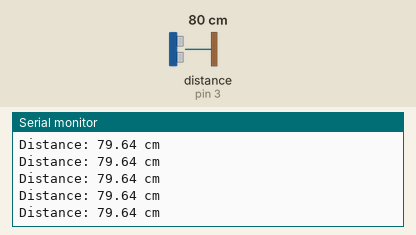
This sketch was run on a simulated Arduino Uno, built with avr-gcc and run on an emulated ATmega328P. Parts: the last lines printed to the serial monitor. Wiring (inferred from the names in the program): ultrasonic range finder: trigger pin 2; echo pin 3. Inputs (shaded band) come from the test bench; at power-on: distance to the obstacle (sensor on pin 3) 80 cm. The echo pulse lasts 58.3 µs per cm.

Above: at 1.2 s.
1.3 s: distance to the obstacle (sensor on pin 3) set to 120 cm
At 2.1 s:
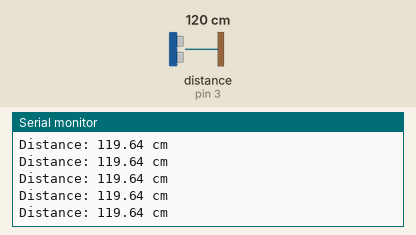
4.3 s: distance to the obstacle (sensor on pin 3) set to 2 cm
At 5.0 s:
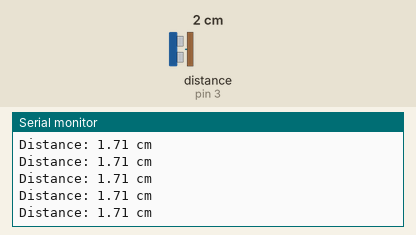
7.3 s: distance to the obstacle (sensor on pin 3) set to 18 cm
At 8.3 s:
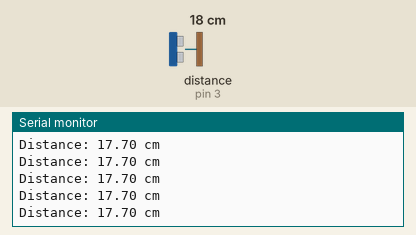
10.3 s: distance to the obstacle (sensor on pin 3) set to 4 cm
At 10.9 s:
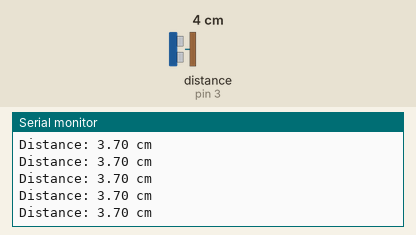
13.3 s: distance to the obstacle (sensor on pin 3) set to 35 cm
At 14.2 s:
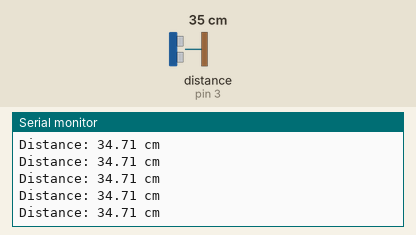
16.3 s: distance to the obstacle (sensor on pin 3) set to 9 cm
At 16.9 s:
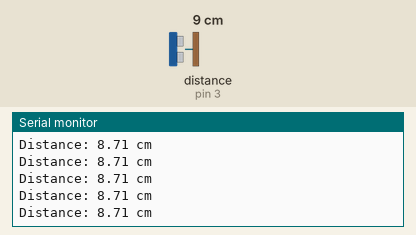
Timing chart, 0 to 19.3 s (numbered marks = the images above; inputs shaded):
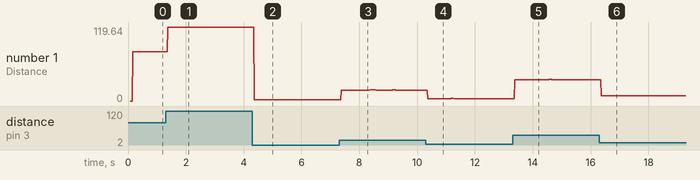

The sketch:

HC-SR04_Sensor_Code_FINAL.ino
```cpp
// Select the timers you're using, here ITimer1
#define USE_TIMER_1     true
#define USE_TIMER_2     true
#define USE_TIMER_3     false
#define USE_TIMER_4     false
#define USE_TIMER_5     false

#include <TimerInterrupt.h>  // Hardware timer library
#include <ISR_Timer.h>


#define TRIG_PIN 2   // Trigger pin for HC-SR04
#define ECHO_PIN 3  // Echo pin for HC-SR04

volatile long startTime = 0;  // Stores when echo starts
volatile long duration = 0;   // Stores pulse duration
volatile float distance = 0;  // Stores calculated distance

void startTrigger();
void printDistance();
void echoReceived();

void setup() {
    Serial.begin(9600);

    pinMode(TRIG_PIN, OUTPUT);
    pinMode(ECHO_PIN, INPUT);

    // Initialize Timer1
    ITimer1.init();
    ITimer2.init();

    attachInterrupt(digitalPinToInterrupt(ECHO_PIN), echoReceived, CHANGE); // Interrupt for echo signal

    Serial.println("HC-SR04 Non-Blocking Mode Initialized");


    // Set up a frequency of 10Hz (every 100ms) for `startTrigger`
    if (ITimer1.setFrequency(10, startTrigger))
        Serial.println("Timer 1: Trigger set at 10Hz");
    else
        Serial.println("Timer 1 failed!");


}

void startTrigger() {
    digitalWrite(TRIG_PIN, HIGH);
    delayMicroseconds(10);  // Ensure 10µs pulse
    digitalWrite(TRIG_PIN, LOW);
}

void echoReceived() {
    if (digitalRead(ECHO_PIN) == HIGH) {
        startTime = micros(); // Echo pulse started
        //Serial.println("Echo Start Detected!");
    } else {
        duration = micros() - startTime; // Echo pulse ended
        //Serial.println("Echo End Detected! Duration: " + String(duration) + " µs");
        distance = duration * 0.0343 / 2; // Convert to cm
    }
}

void printDistance() {
    Serial.print("Distance: ");
    Serial.print(distance);
    Serial.println(" cm");
}

void loop() {
  printDistance();
}
```

Measured:
- after the input at 1.3 s, the serial monitor: prints a new line after 0.08 s (image 1)
- after the input at 4.3 s, the serial monitor: prints a new line after 0.07 s (image 2)
- after the input at 7.3 s, the serial monitor: prints a new line after 0.07 s (image 3)
- after the input at 10.3 s, the serial monitor: prints a new line after 0.07 s (image 4)
- after the input at 13.3 s, the serial monitor: prints a new line after 0.07 s (image 5)
- after the input at 16.3 s, the serial monitor: prints a new line after 0.07 s (image 6)
- plotted number 1: 79.64 → 119.64 after the input at 1.3 s, 119.64 → 1.71 after the input at 4.3 s, 1.71 → 17.7 after the input at 7.3 s, 17.7 → 3.7 after the input at 10.3 s, 3.7 → 34.71 after the input at 13.3 s
